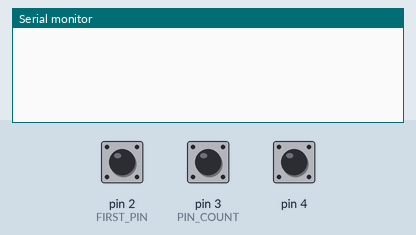
Recording of a sketch running on a simulated Arduino Uno, built with avr-gcc and run on an emulated ATmega328P. On the bench: the last lines printed to the serial monitor. Inputs (shaded band) come from the test bench; at power-on: pin 2 (FIRST_PIN) HIGH, pin 3 (PIN_COUNT) HIGH, pin 4 HIGH.

Above: at 1.2 s.
1.3 s: pin 2 (FIRST_PIN) pulled LOW for 0.15 s
At 2.1 s:
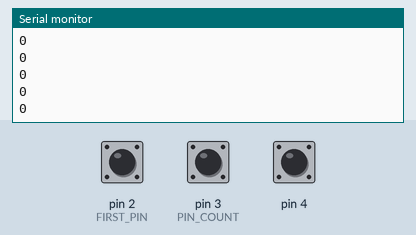
2.9 s: pin 3 (PIN_COUNT) pulled LOW for 0.15 s
At 4.2 s:
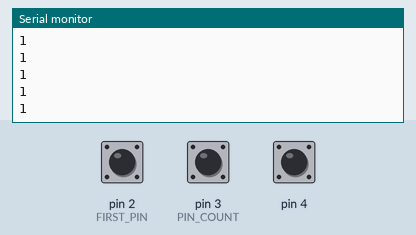
4.5 s: pin 4 pulled LOW for 0.15 s
At 5.8 s:
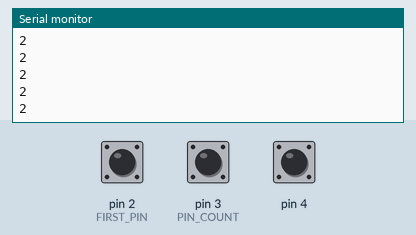
Timing chart, 0 to 7.5 s (numbered marks = the images above; inputs shaded):
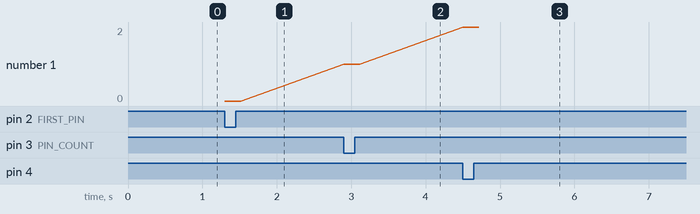

Measured:
- after the input at 1.3 s, the serial monitor: prints a new line at once (image 1)
- after the input at 2.9 s, the serial monitor: prints a new line at once (image 2)
- after the input at 4.5 s, the serial monitor: prints a new line at once (image 3)
- plotted number 1: 0 → 1 after the input at 2.9 s, 1 → 2 after the input at 4.5 s

The sketch:

eagels.ino
```cpp
const int FIRST_PIN = 2;
const int PIN_COUNT = 3;

const float TIME_BUFFER = 250;
float last_trigger = 0;
void setup() {
  Serial.begin(9600);
  // put your setup code here, to run once:
  for (int i = 0; i < PIN_COUNT; i++){
    pinMode(FIRST_PIN + i, INPUT_PULLUP);
  }

}

void loop() {
  // put your main code here, to run repeatedly:
  for (int i = 0; i < PIN_COUNT; i++){
    if ( digitalRead(FIRST_PIN + i) == LOW){
      Serial.println(i);
    }
  }

}
```
